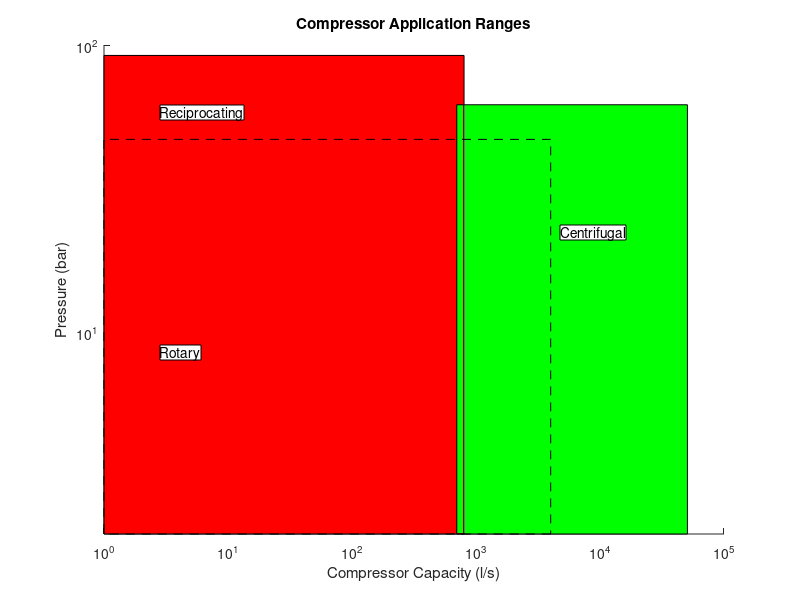

This figure's MATLAB source:
close(gcf)

figure

% axis([0 100000 0 100])
xlim([0 100000]);
ylim([0 100])
set(gca,'xscale','log');
set(gca,'yscale','log');

%    rectangle('Position',[0 0 1000 100])
rectangle('Position',[1 2 800 90],'FaceColor','r')
axis([0 100000 0 100])

rectangle('Position',[700 2 50000 60],'FaceColor','g')

rectangle('Position',[1 2 4000 45],'LineStyle','--')

xlabel('Compressor Capacity (l/s)')
ylabel('Pressure (bar)')
title('Compressor Application Ranges')

annotation('textbox', [0.2,0.4,0.1,0.1], 'BackgroundColor', 'w','String', 'Rotary');
annotation('textbox', [0.2,0.8,0.1,0.1], 'BackgroundColor', 'w','String', 'Reciprocating');
annotation('textbox', [0.7,0.6,0.1,0.1], 'BackgroundColor', 'w','String', 'Centrifugal');